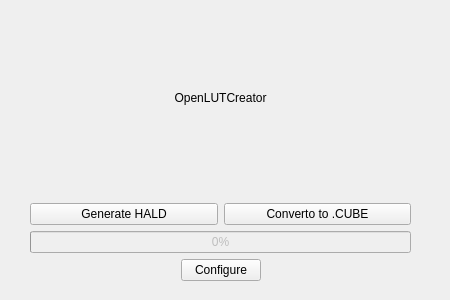
<?xml version="1.0" encoding="UTF-8"?>
<ui version="4.0">
 <class>MainWindow</class>
 <widget class="QMainWindow" name="MainWindow">
  <property name="enabled">
   <bool>true</bool>
  </property>
  <property name="geometry">
   <rect>
    <x>0</x>
    <y>0</y>
    <width>450</width>
    <height>300</height>
   </rect>
  </property>
  <property name="sizePolicy">
   <sizepolicy hsizetype="Fixed" vsizetype="Fixed">
    <horstretch>0</horstretch>
    <verstretch>0</verstretch>
   </sizepolicy>
  </property>
  <property name="minimumSize">
   <size>
    <width>450</width>
    <height>300</height>
   </size>
  </property>
  <property name="maximumSize">
   <size>
    <width>450</width>
    <height>300</height>
   </size>
  </property>
  <property name="baseSize">
   <size>
    <width>450</width>
    <height>300</height>
   </size>
  </property>
  <property name="windowTitle">
   <string>OpenLutCreator</string>
  </property>
  <property name="documentMode">
   <bool>false</bool>
  </property>
  <widget class="QWidget" name="centralwidget">
   <widget class="QFrame" name="frame">
    <property name="enabled">
     <bool>true</bool>
    </property>
    <property name="geometry">
     <rect>
      <x>30</x>
      <y>0</y>
      <width>381</width>
      <height>281</height>
     </rect>
    </property>
    <property name="frameShape">
     <enum>QFrame::NoFrame</enum>
    </property>
    <property name="frameShadow">
     <enum>QFrame::Plain</enum>
    </property>
    <widget class="QWidget" name="verticalLayoutWidget">
     <property name="geometry">
      <rect>
       <x>0</x>
       <y>0</y>
       <width>381</width>
       <height>281</height>
      </rect>
     </property>
     <layout class="QVBoxLayout" name="verticalLayout">
      <item>
       <widget class="QLabel" name="labelTitle">
        <property name="sizePolicy">
         <sizepolicy hsizetype="MinimumExpanding" vsizetype="MinimumExpanding">
          <horstretch>0</horstretch>
          <verstretch>0</verstretch>
         </sizepolicy>
        </property>
        <property name="text">
         <string>&lt;html&gt;&lt;head/&gt;&lt;body&gt;&lt;p&gt;OpenLUTCreator&lt;/p&gt;&lt;/body&gt;&lt;/html&gt;</string>
        </property>
        <property name="alignment">
         <set>Qt::AlignCenter</set>
        </property>
       </widget>
      </item>
      <item>
       <layout class="QHBoxLayout" name="horizontalLayout">
        <item>
         <widget class="QPushButton" name="haldGenerator">
          <property name="text">
           <string>Generate HALD</string>
          </property>
         </widget>
        </item>
        <item>
         <widget class="QPushButton" name="convertCube">
          <property name="text">
           <string>Converto to .CUBE</string>
          </property>
         </widget>
        </item>
       </layout>
      </item>
      <item>
       <widget class="QProgressBar" name="progressBar">
        <property name="enabled">
         <bool>false</bool>
        </property>
        <property name="sizePolicy">
         <sizepolicy hsizetype="Expanding" vsizetype="Fixed">
          <horstretch>0</horstretch>
          <verstretch>10</verstretch>
         </sizepolicy>
        </property>
        <property name="minimumSize">
         <size>
          <width>0</width>
          <height>10</height>
         </size>
        </property>
        <property name="value">
         <number>0</number>
        </property>
        <property name="format">
         <string>%p%</string>
        </property>
       </widget>
      </item>
      <item>
       <layout class="QHBoxLayout" name="horizontalLayout_2">
        <item>
         <spacer name="horizontalSpacer_2">
          <property name="orientation">
           <enum>Qt::Horizontal</enum>
          </property>
          <property name="sizeHint" stdset="0">
           <size>
            <width>40</width>
            <height>20</height>
           </size>
          </property>
         </spacer>
        </item>
        <item>
         <widget class="QPushButton" name="configure">
          <property name="text">
           <string>Configure</string>
          </property>
         </widget>
        </item>
        <item>
         <spacer name="horizontalSpacer">
          <property name="orientation">
           <enum>Qt::Horizontal</enum>
          </property>
          <property name="sizeHint" stdset="0">
           <size>
            <width>40</width>
            <height>20</height>
           </size>
          </property>
         </spacer>
        </item>
       </layout>
      </item>
     </layout>
    </widget>
   </widget>
  </widget>
 </widget>
 <resources/>
 <connections/>
</ui>
